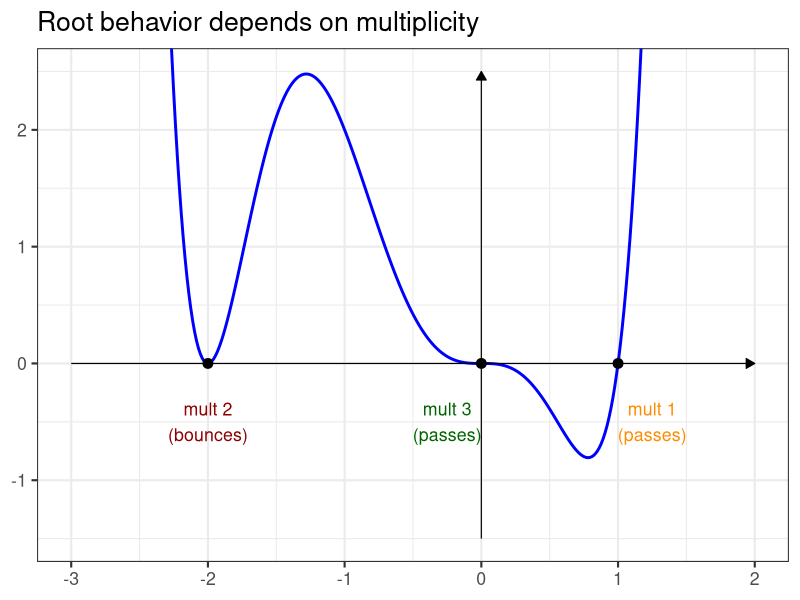
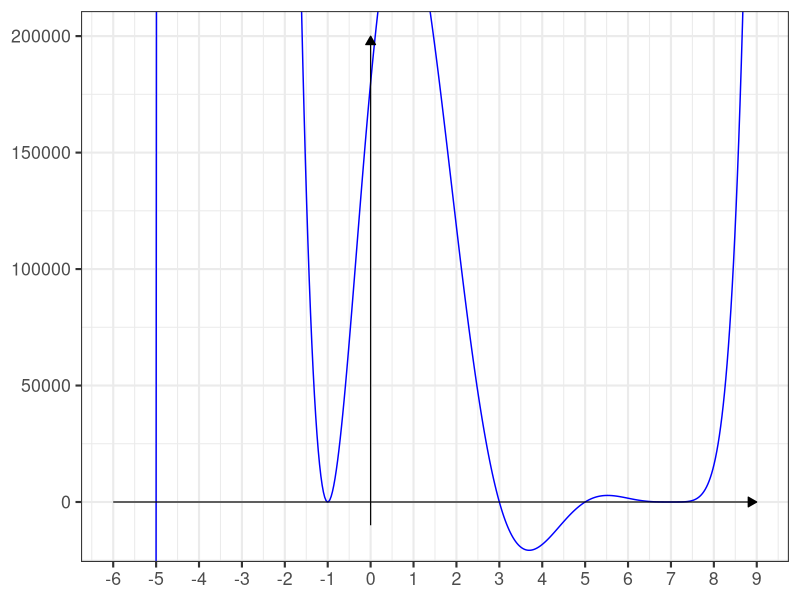

Write the R code that produced these figures, in order.
## ---- chunk 1
library(tidyverse)
library(patchwork)

theme_set(theme_bw(base_size = 16))
## ---- chunk 2
#| echo: false
#| message: false
#| fig.height: 3.5

x_vals <- seq(-3.5, 3.5, length.out = 500)

p_odd <- ggplot() +
  geom_line(aes(x = x_vals, y = (x_vals - 1)*(x_vals + 2)^2*(x_vals - 0)^3),
            color = "blue", linewidth = 1) +
  geom_point(aes(x = c(-2, 0, 1), y = c(0, 0, 0)), size = 3, color = "black") +
  annotate("text", x = -2, y = -0.5, label = "mult 2\n(bounces)", size = 4.5, color = "darkred") +
  annotate("text", x =  -0.25, y = -0.5, label = "mult 3\n(passes)", size = 4.5, color = "darkgreen") +
  annotate("text", x =  1.25, y = -0.5, label = "mult 1\n(passes)", size = 4.5, color = "darkorange") +
  annotate("segment", x = -3, xend = 2, y = 0, yend = 0,
           arrow = arrow(length = unit(0.25, "cm"), type = "closed"), linewidth = 0.4) +
  annotate("segment", x = 0, xend = 0, y = -1.5, yend = 2.5,
           arrow = arrow(length = unit(0.25, "cm"), type = "closed"), linewidth = 0.4) +
  coord_cartesian(xlim = c(-3, 2), ylim = c(-1.5, 2.5)) +
  scale_x_continuous(breaks = seq(-3, 2, by = 1)) +
  scale_y_continuous(breaks = seq(-1, 2, by = 1)) +
  labs(title = "Root behavior depends on multiplicity") +
  theme(axis.line = element_blank(), axis.title = element_blank())

p_odd
## ---- chunk 3
#| echo: false
#| message: false
x_vals <- seq(-6, 9, length.out = 500)
y_vals <- (x_vals + 5)*(x_vals + 1)^2*(x_vals - 3)*(x_vals - 5)*(x_vals - 7)^4

ggplot() + 
  geom_line(aes(x = x_vals, y = y_vals),
            color = "blue") +
  annotate("segment", x = -6, xend = 9, y = 0, yend = 0,
           arrow = arrow(length = unit(0.25, "cm"), type = "closed"), linewidth = 0.4) +
  annotate("segment", x = 0, xend = 0, y = -1e4, yend = 2e5,
           arrow = arrow(length = unit(0.25, "cm"), type = "closed"), linewidth = 0.4) +
  labs(x = "x", y = "y") +
  coord_cartesian(xlim = c(-6, 9), ylim = c(-1.5e4, 2e5)) +
  scale_x_continuous(breaks = seq(-6, 9, by = 1)) +
  theme(axis.line = element_blank(), axis.title = element_blank())
